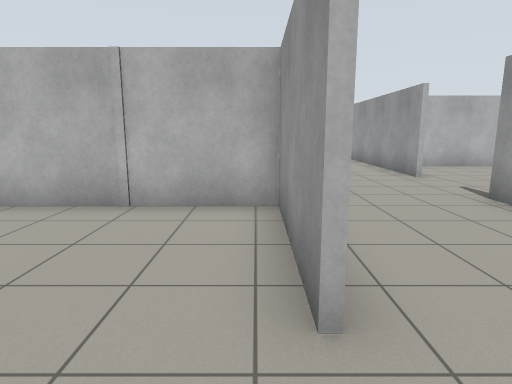
view 1 (above)

24 first-person views from a walk through a robot-simulator world made for Gazebo. The camera is 1.2 m above the floor, tilts 10° down and sees 75° across. The floor is counted in squares, 1 m on a side. Each view is taken from the middle of a square. On the plan, view 1 faces up. The plan holds only what a view shows up to about 13 squares ahead; the rest is blank. Robots are left out.

view 2
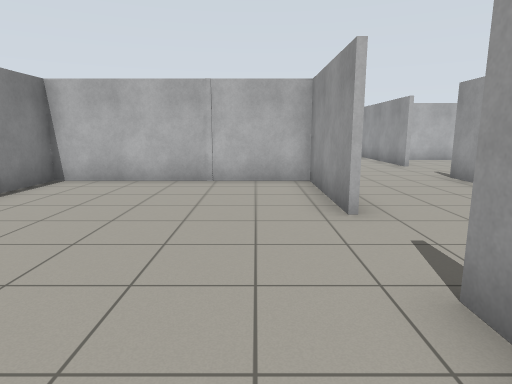

view 3
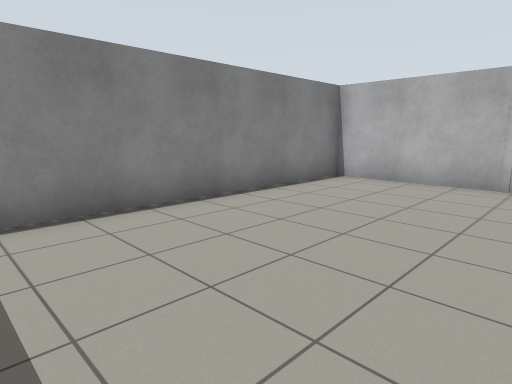

view 4
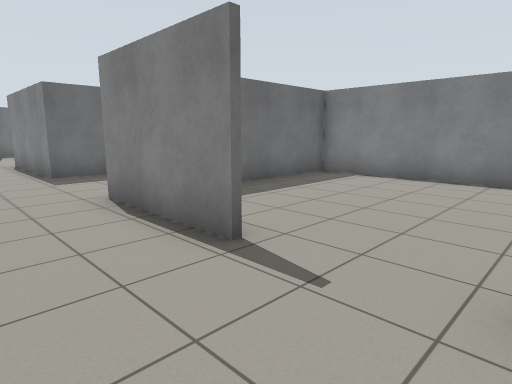

view 5
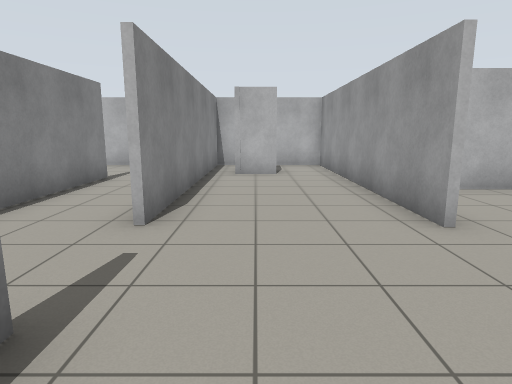

view 6
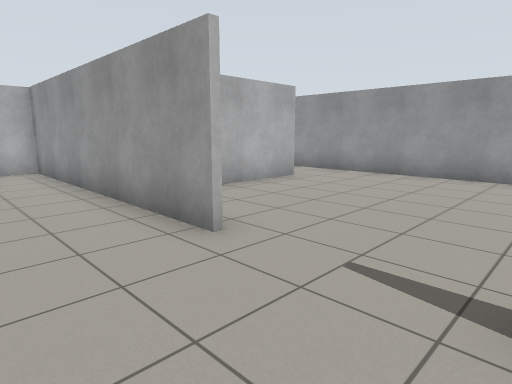

view 7
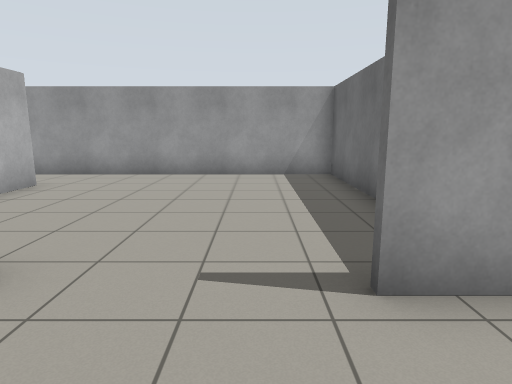

view 8
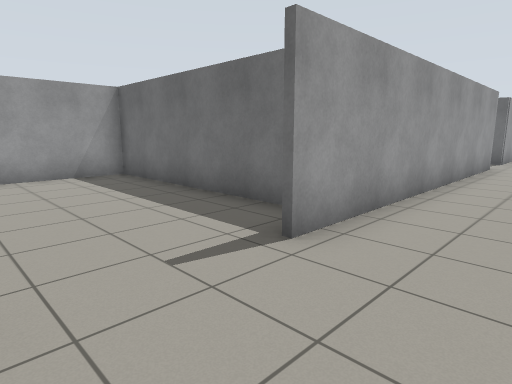

view 9
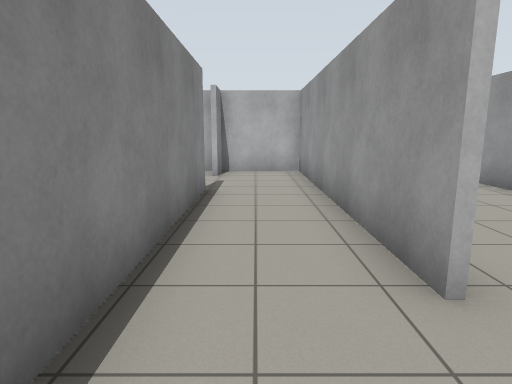

view 10
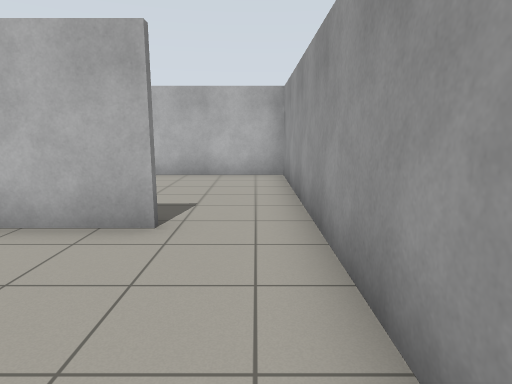

view 11
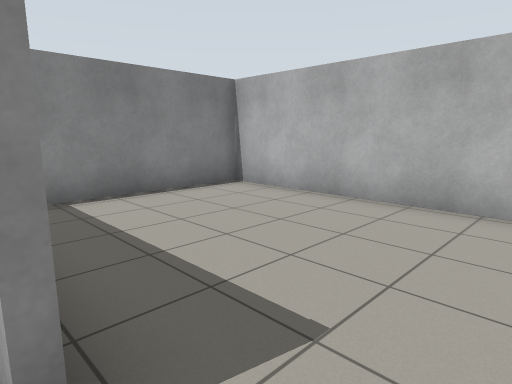

view 12
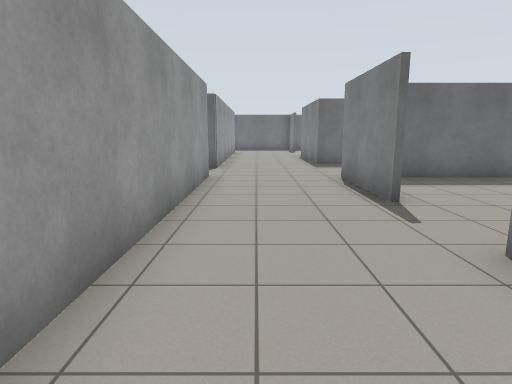

view 13
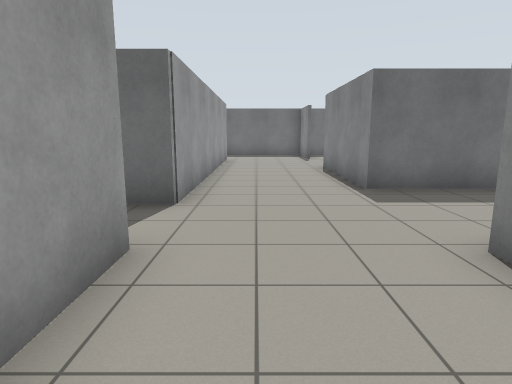

view 14
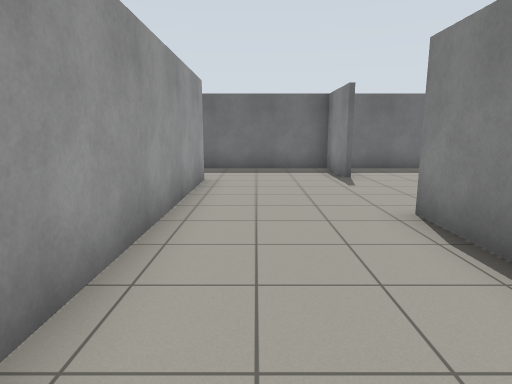

view 15
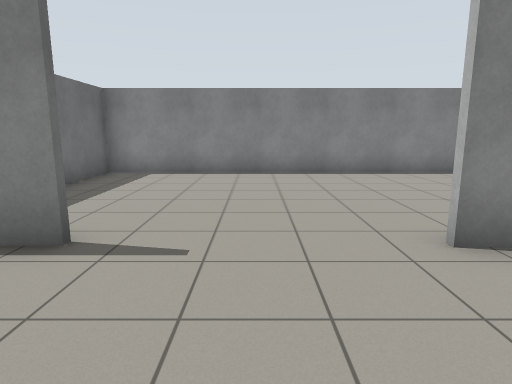

view 16
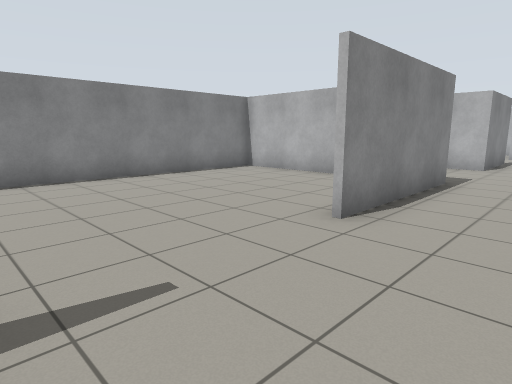

view 17
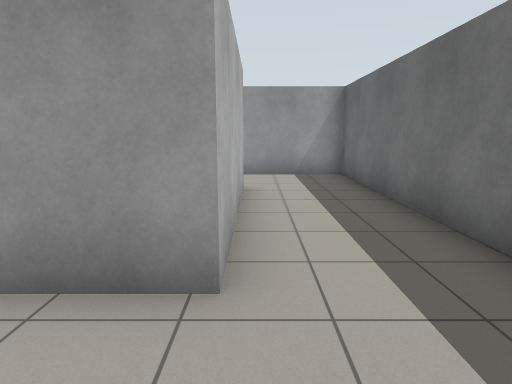

view 18
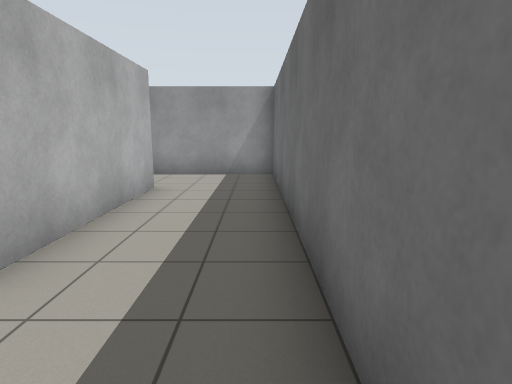

view 19
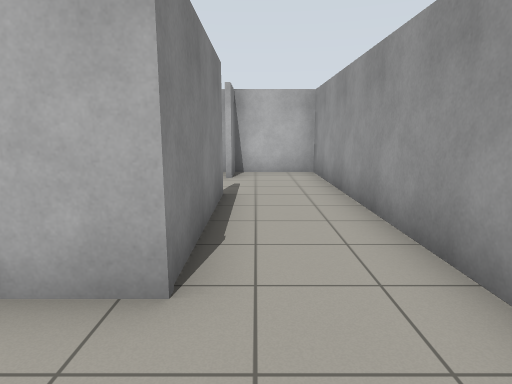

view 20
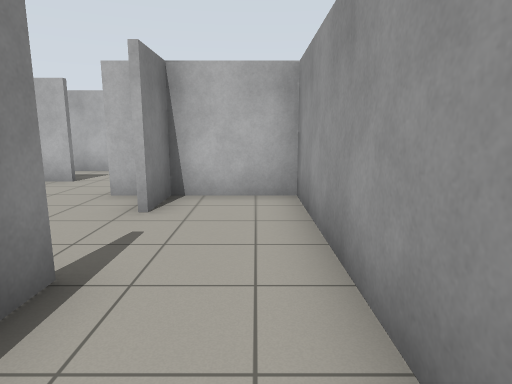

view 21
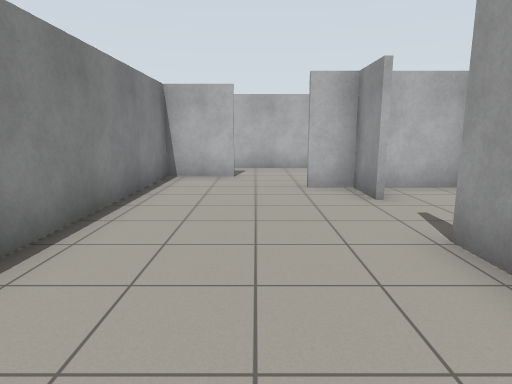

view 22
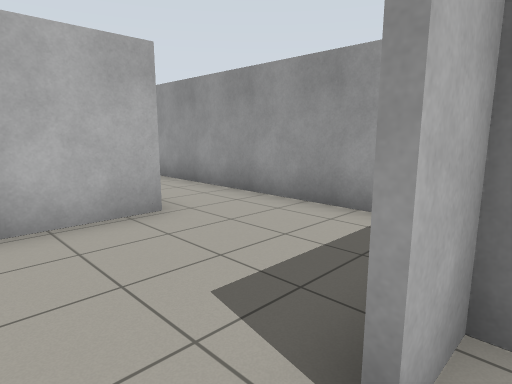

view 23
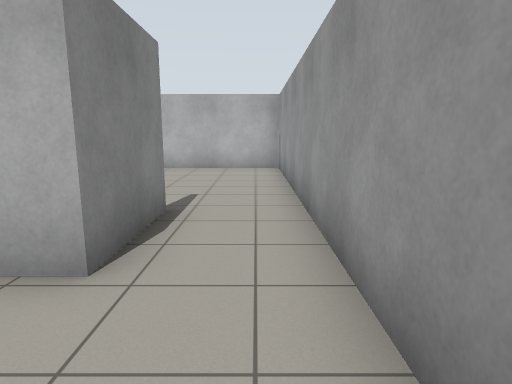

view 24
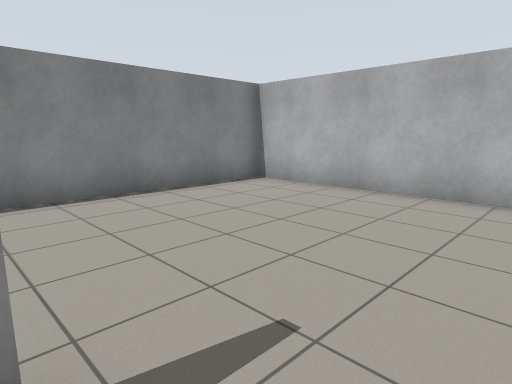

### Floor plan
Points are (right, up) in squares from view 1. A wall is a line through its corners. A room is listed if a view was taken in it or the views show most of it. See-through windows are left out.
Room 1 (views 1, 2, 3)
walls: (0.4, 1.8) (0.4, 5.4) (-6.2, 5.4) (-6.2, -4.1) (-1, -4.1); (0.4, -1.2) (0.4, -0.8)
ways out: opening at (1, 0.5) to room 2
Room 2 (views 4, 5, 6, 7, 8, 9, 10, 12, 13)
walls: (4.3, 9.1) (4.3, 17.8); (0.4, 9.2) (0.4, 17.8); (5.5, 4.8) (11.9, 4.8); (2.6, 14.9) (1.4, 14.9); (9.7, 12.1) (6, 12.1); (-2.1, 14.2) (-2.1, 8.2); (4.9, 17.7) (2.7, 17.7); (11.8, 5) (11.8, 11.4); (1.2, 17.7) (-2.1, 17.7) (-2.1, 16.5); (0.6, 17.8) (0.6, 9.3); (0.6, -0.7) (0.6, -4.3); (4.3, -4.4) (4.3, 6.1)
ways out: opening at (1, 0.5) to room 1; opening at (10.5, 12) to room 3; opening at (2.5, -4) to room 4; opening at (-2, 15.5)
Room 3 (view 11)
walls: (11.8, 11.4) (11.8, 17.7) (4.9, 17.7); (4.5, 17.8) (4.5, 13.4)
ways out: opening at (10.5, 12) to room 2
Room 4 (views 14, 15, 16, 17, 18, 19, 20)
walls: (0.6, -17) (0.6, -19.5) (11.8, -19.5) (11.8, -8.6) (8.1, -8.6); (-2.4, -8.3) (-6.2, -8.3) (-6.2, -19.5) (-0.3, -19.5); (-2.3, -8.1) (0.6, -8.1) (0.6, -13); (9.3, -12.4) (9.3, -16.7) (4.3, -16.7) (4.3, -6.5); (0.6, -4.3) (-0.5, -4.3); (9.3, -8.5) (9.3, -10.1)
ways out: opening at (2.5, -4) to room 2; opening at (5.5, -5.5) to room 5; opening at (9, -11.5) to room 5
Room 5 (views 21, 22, 23)
walls: (9.2, -10.1) (9.2, -8.5); (9.2, -13.4) (9.2, -12.4); (6.5, -6.7) (4.5, -6.7) (4.5, -13); (11.8, -6.8) (11.8, -4.5); (4.3, -6.5) (5.2, -6.5); (9.7, -4.3) (5.1, -4.3)
ways out: opening at (5.5, -5.5) to room 4; opening at (9, -11.5) to room 4; opening at (11, -5) to room 6
Room 6 (view 24)
walls: (9.7, -1.7) (9.7, -4.3); (11.9, 4.6) (4.5, 4.6) (4.5, -1.2); (11.8, -4.5) (11.8, 5)
ways out: opening at (11, -5) to room 5

Positions as (right, up) in squares from view 1, and headings:
1: (0, 0), facing up
2: (-1, -3), facing up
3: (-1, -3), facing up-left
4: (3, 2), facing down-left
5: (2, 5), facing up
6: (2, 6), facing up-right
7: (2, 7), facing right
8: (2, 9), facing down-right
9: (-1, 7), facing up
10: (11, 8), facing up
11: (11, 12), facing up-left
12: (3, 5), facing down
13: (3, -1), facing down
14: (3, -8), facing down
15: (4, -15), facing left
16: (3, -17), facing up-left
17: (2, -17), facing right
18: (2, -19), facing right
19: (10, -19), facing up
20: (11, -15), facing up
21: (7, -16), facing up
22: (7, -9), facing up-right
23: (11, -7), facing up
24: (11, -2), facing up-left
